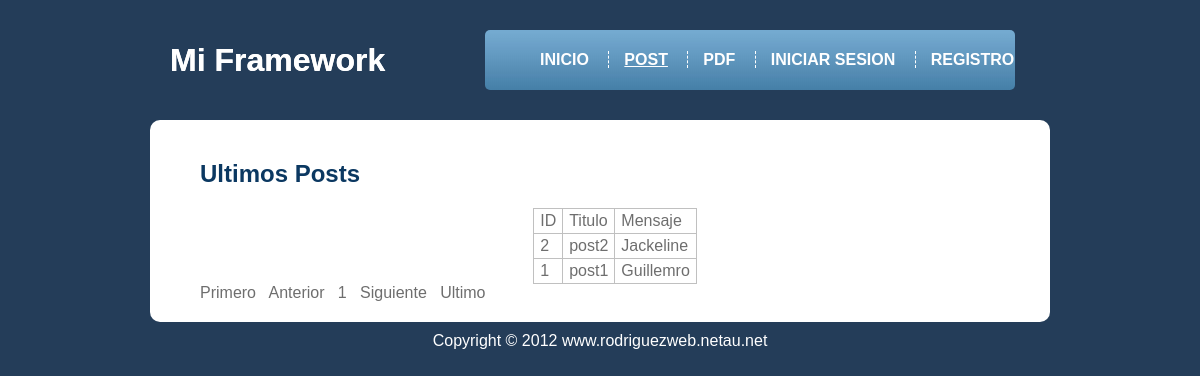
Before: /post with the older database file.
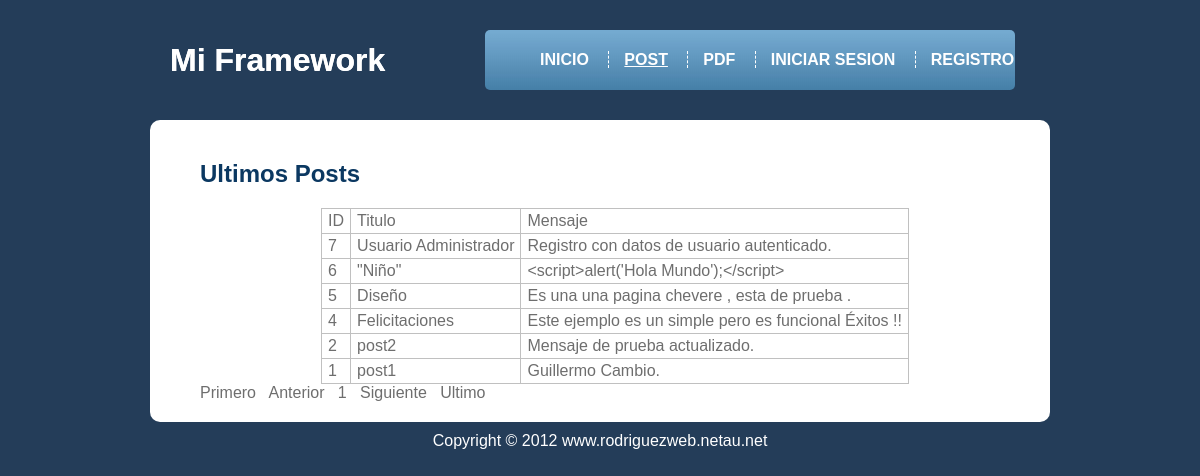
After: the same page with the newer database file.
### tables this page shows
CREATE TABLE `posts` (
  `id` int(11) NOT NULL AUTO_INCREMENT,
  `titulo` varchar(255) DEFAULT NULL,
  `cuerpo` varchar(255) DEFAULT NULL,
  PRIMARY KEY (`id`)
);

### libs/paginador.php (called while the page is built, shortened)
<?php
class Paginador
{
	public function getView($vista, $link = false)
	{
		$rutaView = ROOT . 'views' . DS . '_paginador' . DS . $vista . '.php';
		if(is_readable($rutaView)){
			include $rutaView;
			$contenido = ob_get_contents();
			return $contenido;
		}
		throw new Exception('Error de paginacion');
	}
}
?>

### controllers/postController.php (called while the page is built, shortened)
<?php
class postController extends Controller
{
    private $_post;
    public function __construct(){
        $this->_post = $this->loadModel('post');
    }
    public function index($pagina = false)
    {
        if(!$this->filtrarInt($pagina)){
                $pagina = false;
        }
        else{
                $pagina = (int) $pagina;
        }
        $paginador = new Paginador();
        $this->_view->posts = $paginador->paginar($this->_post->getPosts(), $pagina);
        $this->_view->paginacion = $paginador->getView('prueba', 'post/index');
        $this->_view->titulo = 'Post';
        $this->_view->renderizar('index','post');
    }
}
?>

### index.php (called while the page is built, shortened)
<?php
try{
require_once APP_PATH . 'Request.php';
require_once APP_PATH . 'Bootstrap.php';
require_once APP_PATH . 'Controller.php';
require_once APP_PATH . 'Model.php';
require_once APP_PATH . 'View.php';
    Bootstrap::run(new Request);
}
catch(Exception $e){
    echo $e->getMessage();
}
?>

### application/Request.php (called while the page is built, shortened)
<?php
class Request
{
	private $_controlador;
	public function __construct(){
		if(isset($_GET['url'])){
			$url = filter_input(INPUT_GET, 'url', FILTER_SANITIZE_URL);
			$url = explode('/', $url);
			$url = array_filter($url);
			$this->_controlador = strtolower(array_shift($url));
		}
	}
	public function getControlador()
	{
		return $this->_controlador;
	}
}
?>

### application/Model.php (called while the page is built, shortened)
<?php
class Model
{
    public function __construct() {
       $this->_db = new Database();
    }
}
?>

### models/postModel.php (called while the page is built, shortened)
<?php
class postModel extends Model
{
    public function getPosts()
    {
        $post = $this->_db->query("select * from posts order by id desc;");
        return $post->fetchall();
    }
}
?>

### application/Controller.php (called while the page is built, shortened)
<?php
abstract class Controller
{
    protected function loadModel($modelo)
    {
        $modelo = $modelo . 'Model';
        $rutaModelo = ROOT . 'models' . DS . $modelo . '.php';
        if(is_readable($rutaModelo)){
            $modelo = new $modelo;
            return $modelo;
        }
        else {
            throw new Exception('Error de modelo');
        }
    }
}
?>

### views/post/index.phtml (the view, shortened to what this page needs)
<h2>Ultimos Posts</h2>
<?php if(isset($this->posts) && count($this->posts) ):?>
<center>
<table border='1'>
    <tr>
        <td>ID</td>
        <td>Titulo</td>
        <td>Mensaje</td>
    </tr>
    <?php for($i = 0;$i< count($this->posts); $i++):?>
    <tr>
        <td><?php echo $this->posts[$i]['id']?></td>
        <td><?php echo $this->posts[$i]['titulo']?></td>
        <td><?php echo $this->posts[$i]['cuerpo']?></td>
    </tr>
    <?php endfor; ?>
</table>
</center>
<?php else:?>
<strong>No hay Posts</strong>
<?php endif;?>
<?php if(isset($this->paginacion)) echo $this->paginacion; ?>

### views/_paginador/prueba.php (shortened to what this page needs)
<?php if(isset($this->_paginacion)): ?>
<?php if($this->_paginacion['primero']): ?>
	<a href="<?php echo $link . $this->_paginacion['primero']; ?>">Primero</a>
<?php else: ?>
	Primero
<?php endif; ?>
<?php if($this->_paginacion['anterior']): ?>
	<a href="<?php echo $link . $this->_paginacion['anterior']; ?>">Anterior</a>
<?php else: ?>
	Anterior
<?php endif; ?>
<?php for($i = 0; $i < count($this->_paginacion['rango']); $i++): ?>
	<?php if($this->_paginacion['actual'] == $this->_paginacion['rango'][$i]): ?>
		<?php echo $this->_paginacion['rango'][$i]; ?>
	<?php else: ?>
		<a href="<?php echo $link . $this->_paginacion['rango'][$i]; ?>">
			<?php echo $this->_paginacion['rango'][$i]; ?>
		</a>&nbsp;
	<?php endif; ?>
<?php endfor; ?>
<?php if($this->_paginacion['siguiente']): ?>
	<a href="<?php echo $link . $this->_paginacion['siguiente']; ?>">Siguiente</a>
<?php else: ?>
	Siguiente
<?php endif; ?>
<?php if($this->_paginacion['ultimo']): ?>
	<a href="<?php echo $link . $this->_paginacion['ultimo']; ?>">Ultimo</a>
<?php else: ?>
	Ultimo
<?php endif; ?>
<?php endif; ?>

### application/Bootstrap.php (shortened to what this page needs)
<?php
class Bootstrap
{
	public static function run(Request $peticion)
	{
		$controller = $peticion->getControlador().'Controller';
		$rutaControlador = ROOT.'controllers'.DS.$controller.'.php';
		$metodo = $peticion->getMetodo();
		$args = $peticion->getArgs();
		if(is_readable($rutaControlador))
		{
			$controller = new $controller;
			if(is_callable(array($controller,$metodo)))
			{
				$metodo = $peticion->getMetodo();
			}
			else
			{
				$metodo ='index';
			}
			if(isset($args))
			{
				call_user_func_array(array($controller , $metodo ) , $args);
			}
			else
			{
				call_user_func_array(array($controller , $metodo));
			}
		}
		else
		{
			throw new exception('Error : Controlador No Encontrada :(');
		}
	}
}
?>

### application/View.php (shortened to what this page needs)
<?php
class View
{
    private $_controlador;
    public function __construct(Request $peticion)
    {
        $this->_controlador = $peticion->getControlador();
    }
    public function renderizar($vista , $item = false)
    {
        $menu = array(
            array(
                'id'=> 'inicio',
                'titulo'=> 'Inicio',
                'enlace'=> BASE_URL,
            ),
            array(
                'id'=> 'post',
                'titulo'=> 'post',
                'enlace'=> BASE_URL.'post',
            ),
            array(
                'id'=> 'pdf/pdf1/Guillermo/Rodriguez',
                'titulo'=> 'PDF',
                'enlace'=> BASE_URL.'pdf/pdf1/Guillermo/Rodriguez',
            )
        );
        if(Session::get('autenticado')){
            $menu[] = array(
                'id' => 'login',
                'titulo' => 'Cerrar Sesion',
                'enlace' => BASE_URL . 'login/cerrar'
                );
        }else{
            $menu[] = array(
                'id' => 'login',
                'titulo' => 'Iniciar Sesion',
                'enlace' => BASE_URL . 'login'
                );
            $menu[] = array(
                'id' => 'registro',
                'titulo' => 'Registro',
                'enlace' => BASE_URL . 'registro'
                );
        }
        $js = array();
        $_layoutParams = array(
            'ruta_css'=>BASE_URL.'views/layout/'.DEFAULT_LAYOUT.'/css/',
            'ruta_js'=>BASE_URL.'views/layout/'.DEFAULT_LAYOUT.'/js/',
            'ruta_img'=>BASE_URL.'views/layout/'.DEFAULT_LAYOUT.'/img/',
            'menu'=>$menu,
            'js' => $js
        );
        $rutaView = ROOT.'views'.DS.$this->_controlador.DS.$vista.'.phtml';
        if(is_readable($rutaView))
        {
            include_once ROOT.'views'.DS.'layout'.DS.DEFAULT_LAYOUT.DS.'header.php';
            include_once $rutaView;
            include_once ROOT.'views'.DS.'layout'.DS.DEFAULT_LAYOUT.DS.'footer.php';
        }
        else
        {
            throw new Exception("Error de Vista :(");
        }
    }
}
?>

### views/layout/default/header.php (shortened to what this page needs)
<!DOCTYPE html PUBLIC "-//W3C//DTD XHTML 1.0 Transitional//EN"
"http://www.w3.org/TR/xhtml1/DTD/xhtml1-transitional.dtd">
<html xmlns="http://www.w3.org/1999/xhtml">
    <head>
        <link href="<?php echo $_layoutParams['ruta_css']; ?>style.css" rel="stylesheet" type="text/css" />
    </head>
    <body>
            <div id="main">
                <div id="header">
                    <div id="logo">
                        <h1><?php echo APP_NAME; ?></h1>
                    </div>
                    <div id="menu">
                        <div id="top_menu">
                            <ul>
                            <?php if(isset($_layoutParams['menu'])): ?>
                            <?php for($i = 0; $i < count($_layoutParams['menu']); $i++): ?>
                            <?php
                            if($item && $_layoutParams['menu'][$i]['id'] == $item ){
                            $_item_style = 'current';
                            } else {
                            $_item_style = '';
                            }
                            ?>
                            <li><a class="<?php echo $_item_style; ?>" href="<?php echo $_layoutParams['menu'][$i]['enlace']; ?>"><?php  echo $_layoutParams['menu'][$i]['titulo']; ?></a></li>
                            <?php endfor; ?>
                            <?php endif; ?>
                            </ul>
                        </div>
                    </div>
                </div>
                <div id="content">

### views/layout/default/footer.php
            </div>
            <div id="footer">
                Copyright &copy; 2012 <?php echo APP_COMPANY; ?>
            </div>
        </div>
    </body>
</html>

### views/layout/default/css/style.css (style rules this page uses)
h1,h2,h3,h4 { text-shadow: 0 2px 0 #FFFFFF; }
table { border-collapse: collapse; }
table, td, th { border: 1px silver solid; }
td, th { padding: 3px 6px; }
td { text-align: left; vertical-align: top; }
ul { list-style: circle; }
a { color: #045FB4; text-decoration: none; }
#main { position: relative; margin: 0 auto 0 auto; width: 900px; padding-top: 20px; }
#header { width: 900px; height: 100px; }
#logo { width: 270px; float: left; margin: 0; padding: 10px 10px 10px 20px; height: 80px; }
#logo h1 { color: #FFFFFF; line-height: 60px; text-shadow: 0 0 0; margin: 0; }
#menu { width: 580px; height: 80px; float: left; margin: 0; padding: 10px; }
#content { background: #999999; color: #6E6E6E; width: 830px; padding: 20px 20px 20px 50px; background: white; font-family: "Trebuchet MS", sans-serif; border-radius: 10px; -ms-border-radius: 10px; -moz-border-radius: 10px; -webkit-border-radius: 10px; -khtml-border-radius: 10px; overflow: hidden; }
#content h1, h2 { color: #0B3861; }
#top_menu { height: 60px; position: relative; width: 530px; margin: 0 auto 0 auto; color: white; overflow: hidden; text-transform: uppercase; background: url(../img/menu_background_1.jpg) repeat-x; border-radius: 5px; }
#top_menu ul { line-height: 60px; margin: 0; color: white; }
#top_menu ul li { display: inline; margin-left: 15px; padding-left: 15px; border-left: 1px dashed; color: white; }
#top_menu ul li:first-child { border-left:none; padding-left: 0; }
#top_menu ul li a { color: #FFFFFF; font-weight: bold; text-decoration: none; }
#footer { color: #FFFFFF; width: 880px; padding:10px; text-align: center; }
#top_menu ul li .current { text-decoration: underline; }

Changed rows visible on the page:
added posts: id "7", titulo "Usuario Administrador", cuerpo "Registro con datos de usuario autenticado."
added posts: id "6", titulo "\"Niño\"", cuerpo "<script>alert('Hola Mundo');</script>"
added posts: id "5", titulo "Diseño", cuerpo "Es una una pagina chevere , esta de prueba ."
added posts: id "4", titulo "Felicitaciones", cuerpo "Este ejemplo es un simple pero es funcional Éxitos !!"
changed posts "post2": cuerpo "Jackeline" → "Mensaje de prueba actualizado."
changed posts "post1": cuerpo "Guillemro" → "Guillermo Cambio."
